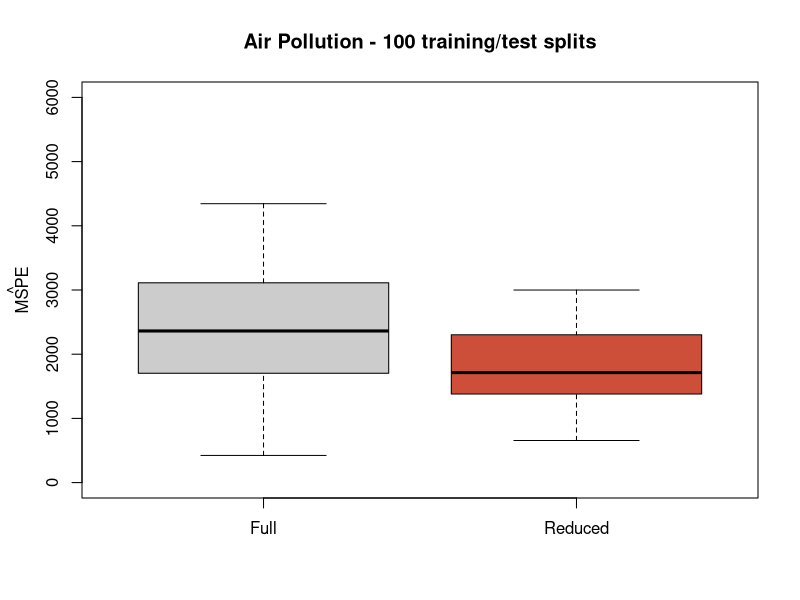

Write R code to recreate this figure.
## ---- chunk 1
knitr::opts_chunk$set(echo = TRUE)
## ---- chunk 2
x.tr <- read.table('../Lecture1/pollution-train.dat', header=TRUE, sep=',')
full <- lm(MORT ~ . , data=x.tr)
reduced <- lm(MORT ~ POOR + HC + NOX + HOUS + NONW, data=x.tr)
## ---- chunk 3
x.te <- read.table('../Lecture1/pollution-test.dat', header=TRUE, sep=',')
pr.full <- predict(full, newdata=x.te)
pr.reduced <- predict(reduced, newdata=x.te)
with(x.te, mean( (MORT - pr.full)^2 ))
with(x.te, mean( (MORT - pr.reduced)^2 ))
## ---- chunk 4
x <- read.csv('../Lecture1/rutgers-lib-30861_CSV-1.csv')
set.seed(123)
Nsplits <- 50
mspe.full <- mspe.red <- vector('numeric', Nsplits)
for(j in 1:Nsplits) {
  g <- sample(rep(1:4, each=15))
  a.tr <- x[g != 2, ]
  a.te <- x[g == 2, ]
  full <- lm(MORT ~ . , data=a.tr)
  reduced <- lm(MORT ~ POOR + HC + NOX + HOUS + NONW, data=a.tr)
  a.te$pr.full <- predict(full, newdata=a.te)
  a.te$pr.reduced <- predict(reduced, newdata=a.te)
  mspe.full[j] <- with(a.te, mean( (MORT - pr.full)^2 ))
  mspe.red[j] <- with(a.te, mean( (MORT - pr.reduced)^2 ))
}
boxplot(mspe.full, mspe.red, names=c('Full', 'Reduced'), 
        col=c('gray80', 'tomato3'), 
        main='Air Pollution - 100 training/test splits', ylim=c(0, 6000))
mtext(expression(hat(MSPE)), side=2, line=2.5)
## ---- chunk 5
x <- read.csv('../Lecture1/rutgers-lib-30861_CSV-1.csv')
n <- nrow(x)
pr.full <- pr.reduced <- rep(0, n)
for(i in 1:n) {
  full <- lm(MORT ~ . , data=x[-i, ])
  reduced <- lm(MORT ~ POOR + HC + NOX + HOUS + NONW, data=x[-i, ])
  pr.full[i] <- predict(full, newdata = x[i, ])
  pr.reduced[i] <- predict(reduced, newdata = x[i, ])
}
mean( (x$MORT - pr.full)^2 )
mean( (x$MORT - pr.reduced)^2 )
## ---- chunk 6
n <- nrow(x)
k <- 5
pr.full <- pr.reduced <- rep(0, n)
# Create labels for the "folds"
inds <- (1:n) %% k + 1 
# shuffle the rows of x, this is bad coding!
set.seed(123)
xs <- x[ sample(n, repl=FALSE), ]
# loop through the folds
for(j in 1:k) {
  x.tr <- xs[inds != j, ]
  x.te <- xs[inds == j, ]
  full <- lm(MORT ~ . , data=x.tr)
  reduced <- lm(MORT ~ POOR + HC + NOX + HOUS + NONW, data=x.tr)
  pr.full[ inds== j] <- predict(full, newdata=x.te)
  pr.reduced[ inds==j ] <- predict(reduced, newdata=x.te)
}
# compare predictions
mean( (xs$MORT - pr.full)^2 )
mean( (xs$MORT - pr.reduced)^2 )
